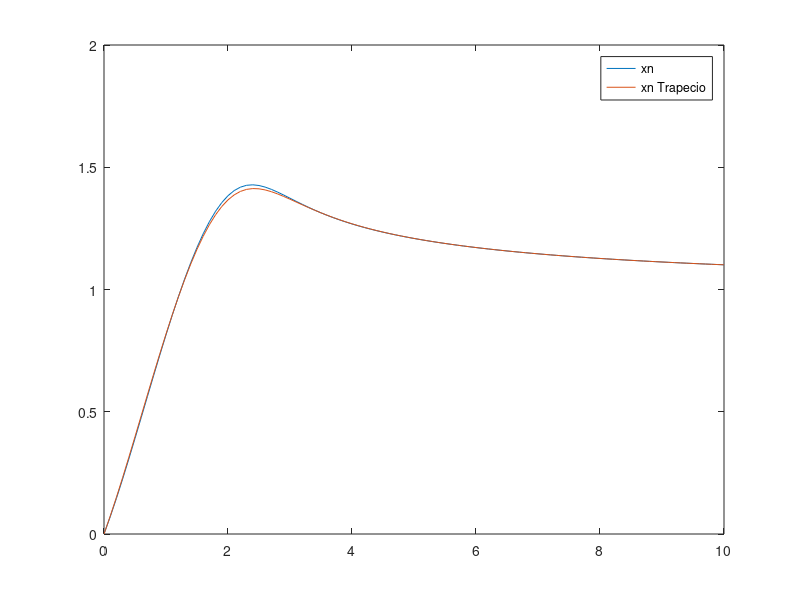

MATLAB code to generate this figure:
clc; clear all; more off;
function y = f(t, x, x1)
    y = fsolve(@(u) u^2 + t * x - exp(-u) - t, x1);
endfunction

a = 0; b = 10; mu = 0; 
h = 0.1;

disp("Ejercicio 5")
x1 = f(a, mu, 0);

N = round((b - a) / h);
t = a * ones(1, N + 1);
x = mu * ones(1, N + 1);

for n = 1:N
    x(n + 1) = x(n) + h * f(t(n), x(n), x1);
    t(n + 1) = t(n) + h;
    x1 = (x(n + 1) - x(n)) / h; # proxima semilla
endfor

figure(1); clf; 
plot(t, x, ";xn;");
hold on
disp("==== FIN ================================================")

clc; clear all;
disp("Ejercicio 6")

function y = f(t, x, x1)
    y = fsolve(@(u) u^2 + t * x - exp(-u) - t, x1);
endfunction

a = 0; b = 10; mu = 0; h = 0.1;
% necesitamos x'(t0) para empezar

x1 = f(a, mu, 0);

N = round((b - a) / h);
t = a * ones(1, N + 1);
x = mu * ones(1, N + 1);
% t = t + h * 0:h:N
for n = 1:N
    fn = f(t(n), x(n), x1);
    x(n + 1) = fsolve(@(w) x(n) + h / 2 * (fn + f(t(n) + h, w, x1)) - w, x(n));
    t(n + 1) = t(n) + h;
    x1 = (x(n + 1) - x(n)) / h;
endfor

plot(t, x, ";xn Trapecio;")
hold off

disp("==== FIN ====")
